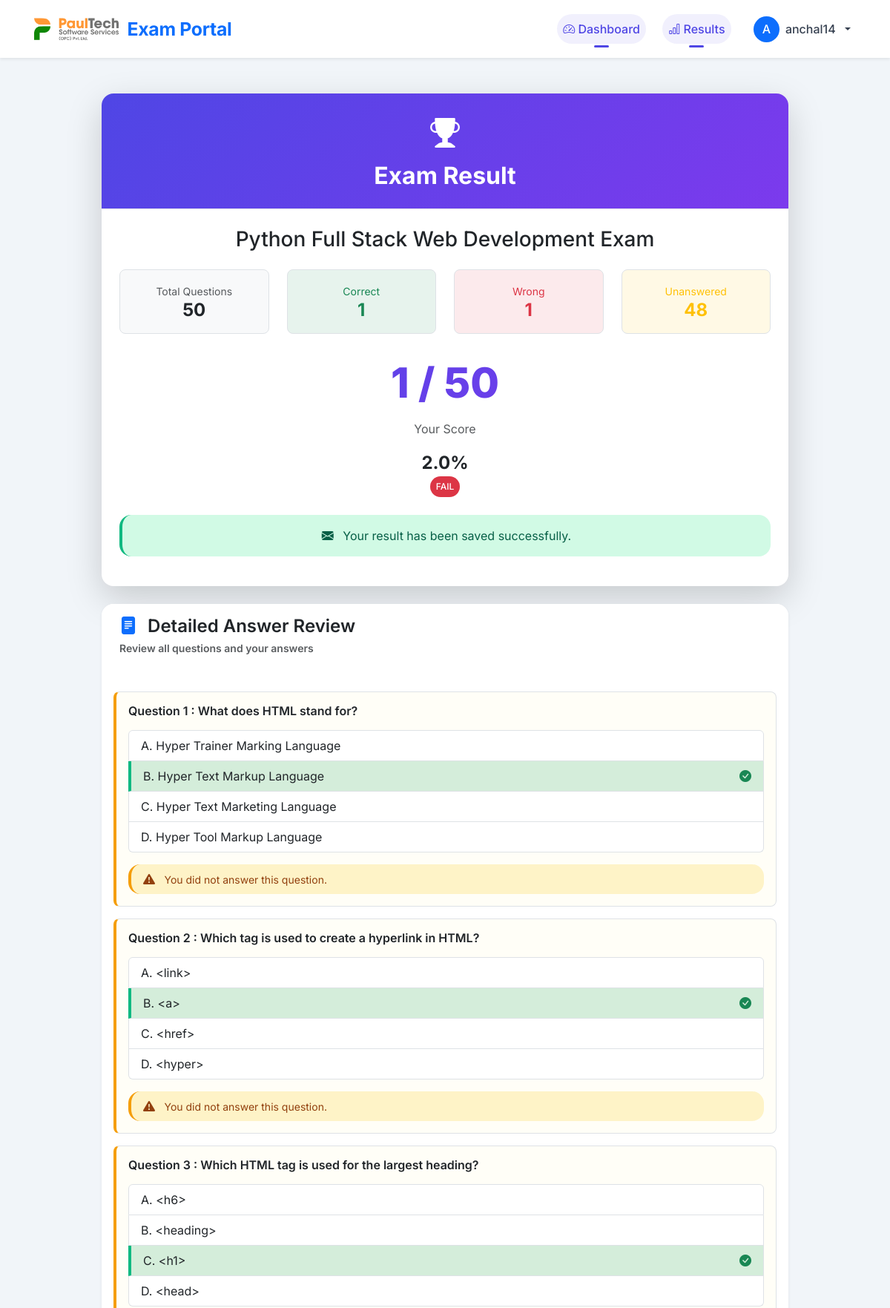
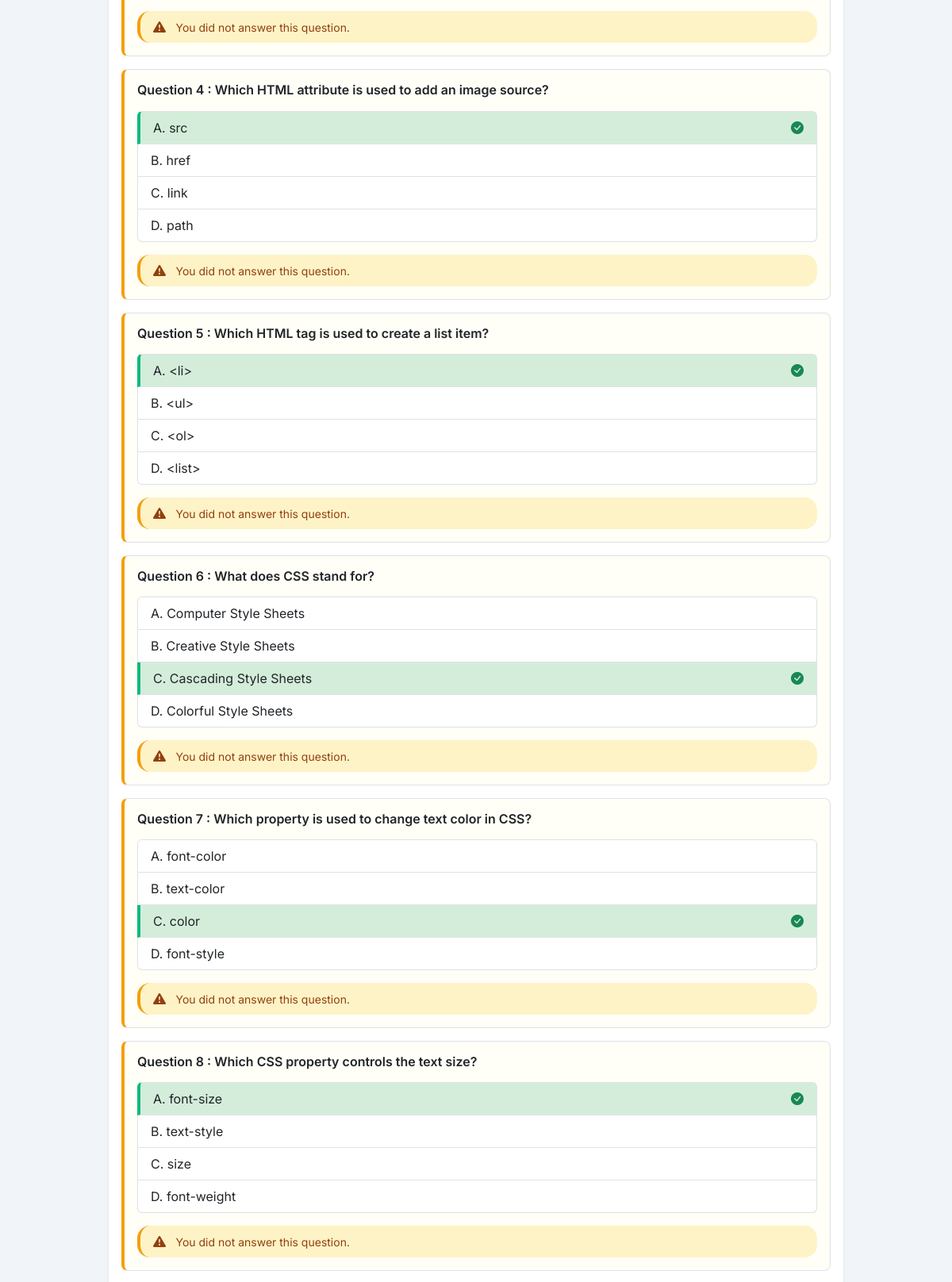
The app's page /result/ (signed in, upper part) with its own data (2 pictures, top to bottom).
### exams/models.py (models this page shows, shortened)
class Student(models.Model):
    username = models.CharField(max_length=100, unique=True)
    password = models.CharField(max_length=100)
    full_name = models.CharField(max_length=200)
    DOMAIN_CHOICES = [
        ("PHP Full Stack Web Development", "PHP Full Stack Web Development"),
        ("Python Full Stack Web Development", "Python Full Stack Web Development"),
        ("Java Full Stack Web Development", "Java Full Stack Web Development"),
        ("MERN Stack Development", "MERN Stack Development"),
        ("MEAN Stack Development", "MEAN Stack Development"),
        ("Data Analytics", "Data Analytics"),
        ("Cloud Computing", "Cloud Computing"),
        ("Artificial Intelligence / Machine Learning", "Artificial Intelligence / Machine Learning"),
    ]
    domain = models.CharField(max_length=200, choices=DOMAIN_CHOICES)
    created_at = models.DateTimeField(auto_now_add=True)

class ExamResult(models.Model):
    student = models.ForeignKey(Student, on_delete=models.CASCADE)
    total_questions = models.IntegerField()
    correct_answers = models.IntegerField()
    wrong_answers = models.IntegerField()
    unanswered_answers = models.IntegerField(default=0)  # FIXED: Added this field
    score = models.FloatField()  # FIXED: Changed from IntegerField to FloatField for percentage
    exam_date = models.DateTimeField(auto_now_add=True)

class Question(models.Model):
    DOMAIN_CHOICES = [
        ("PHP Full Stack Web Development", "PHP Full Stack Web Development"),
        ("Python Full Stack Web Development", "Python Full Stack Web Development"),
        ("Java Full Stack Web Development", "Java Full Stack Web Development"),
        ("MERN Stack Development", "MERN Stack Development"),
        ("MEAN Stack Development", "MEAN Stack Development"),
        ("Data Analytics", "Data Analytics"),
        ("Cloud Computing", "Cloud Computing"),
        ("Artificial Intelligence / Machine Learning", "Artificial Intelligence / Machine Learning"),
    ]
    domain = models.CharField(max_length=200, choices=DOMAIN_CHOICES)
    question_text = models.TextField()
    option_a = models.CharField(max_length=500)
    option_b = models.CharField(max_length=500)
    option_c = models.CharField(max_length=500)
    option_d = models.CharField(max_length=500)
    correct_answer = models.CharField(
        max_length=1,
        choices=[
            ("A", "Option A"),
            ("B", "Option B"),
            ("C", "Option C"),
            ("D", "Option D"),
        ]
    )
    created_at = models.DateTimeField(auto_now_add=True)

### exams/views.py (the view, shortened to what this page needs)
# urls.py: path('result/', views.result_view, name='result'),
def result_view(request):
    student_id = request.session.get("student_id")
    if not student_id:
        return redirect("login")
    try:
        student = Student.objects.get(id=student_id)
    except Student.DoesNotExist:
        return redirect("login")
    result = ExamResult.objects.filter(student=student).order_by("-id").first()
    answers = StudentAnswer.objects.filter(student=student).select_related("question")
    results = []
    for ans in answers:
        selected = ans.selected_option
        if not selected or selected == "":
            status = "unanswered"
        elif selected.upper() == ans.question.correct_answer.upper():
            status = "correct"
        else:
            status = "wrong"
        results.append({
            "question": ans.question,
            "selected_option": selected,
            "status": status
        })
    return render(request, "result.html", {
        "result": result,
        "results": results,
        "total_questions": result.total_questions,
        "correct": result.correct_answers,
        "wrong": result.wrong_answers,
        "unanswered": result.unanswered_answers,
        "score": result.score,
        "student": student
    })

### templates/result.html (shortened to what this page needs)
{% load static %}
<!DOCTYPE html>
<html lang="en">
<head>
<link href="https://cdn.jsdelivr.net/npm/bootstrap@5.3.0/dist/css/bootstrap.min.css" rel="stylesheet">
<link rel="stylesheet" href="https://cdn.jsdelivr.net/npm/bootstrap-icons@1.11.3/font/bootstrap-icons.min.css">
<link rel="stylesheet" href="{% static 'css/style.css' %}">
</head>
<body>
<nav class="navbar navbar-expand-lg bg-white shadow-sm sticky-top">
<div class="container">
<a class="navbar-brand fw-bold d-flex align-items-center gap-2" href="{% url 'dashboard' %}">
<img src="{% static 'images/logo.png' %}" alt="PaulTech Exam Portal" height="35" class="d-inline-block align-middle">
<span class="text-primary">Exam Portal</span>
</a>
<div class="collapse navbar-collapse" id="navbarMain">
<ul class="navbar-nav ms-auto align-items-center gap-3">
<li class="nav-item">
<a class="nav-link active" href="{% url 'dashboard' %}">
<i class="bi bi-speedometer2"></i> Dashboard
</a>
</li>
<li class="nav-item">
<a class="nav-link" href="{% url 'result' %}">
<i class="bi bi-bar-chart"></i> Results
</a>
</li>
<li class="nav-item dropdown">
<a class="nav-link dropdown-toggle d-flex align-items-center gap-2" data-bs-toggle="dropdown">
<div class="bg-primary text-white rounded-circle d-flex align-items-center justify-content-center"
     style="width:35px;height:35px">
{{ student.username|first|upper }}
</div>
<span>{{ student.username }}</span>
</a>
</li>
</ul>
</div>
</div>
</nav>
<main class="py-5">
<div class="container">
<div class="row">
<div class="col-lg-10 mx-auto">
{% if total_questions == 0 or not result %}
<div class="alert alert-info text-center">
<i class="bi bi-info-circle-fill fs-1"></i>
<h3 class="mt-3">No Exam Result Found</h3>
<p>You haven't taken any exam yet.</p>
<a href="{% url 'dashboard' %}" class="btn btn-primary mt-3">
Go to Dashboard
</a>
</div>
{% else %}
<div id="resultContent">
<div class="card border-0 shadow-lg rounded-4 overflow-hidden mb-4">
<div class="card-header bg-gradient-primary text-white py-4 text-center">
<i class="bi bi-trophy-fill fs-1"></i>
<h2 class="fw-bold mb-0 mt-2">
Exam Result
</h2>
</div>
<div class="card-body p-4">
<h3 class="mb-4 text-center">
{{ result.student.domain }} Exam
</h3>
<div class="row g-4 mb-4">
<div class="col-md-3 col-6">
<div class="border rounded-3 p-3 text-center bg-light">
<small class="text-muted">Total Questions</small>
<h4 class="mb-0 fw-bold">{{ total_questions }}</h4>
</div>
</div>
<div class="col-md-3 col-6">
<div class="border rounded-3 p-3 text-center bg-success bg-opacity-10">
<small class="text-success">Correct</small>
<h4 class="mb-0 fw-bold text-success">{{ correct }}</h4>
</div>
</div>
<div class="col-md-3 col-6">
<div class="border rounded-3 p-3 text-center bg-danger bg-opacity-10">
<small class="text-danger">Wrong</small>
<h4 class="mb-0 fw-bold text-danger">{{ wrong }}</h4>
</div>
</div>
<div class="col-md-3 col-6">
<div class="border rounded-3 p-3 text-center bg-warning bg-opacity-10">
<small class="text-warning">Unanswered</small>
<h4 class="mb-0 fw-bold text-warning">{{ unanswered }}</h4>
</div>
</div>
</div>
<div class="text-center my-4">
<div class="result-score">
</div>
<p class="text-muted mt-2">Your Score</p>
<div class="mt-2 fs-4 fw-bold">
{{ score }}%
</div>
{% if score >= 40 %}
<div class="badge bg-success p-2">PASS</div>
{% else %}
<div class="badge bg-danger p-2">FAIL</div>
{% endif %}
</div>
<div class="alert alert-success text-center">
<i class="bi bi-envelope-fill me-2"></i>
Your result has been saved successfully.
</div>
</div>
</div>
<div class="card border-0 shadow-sm rounded-4 overflow-hidden">
<div class="card-header bg-white border-0 py-3">
<h4 class="fw-semibold mb-0">
<i class="bi bi-file-text-fill me-2 text-primary"></i>
Detailed Answer Review
</h4>
<p class="text-muted small mt-1">
Review all questions and your answers
</p>
</div>
<div class="card-body p-3">
{% for item in results %}
<div class="border rounded-3 p-3 mb-3 result-item result-item-{{ item.status }}">
<h6 class="fw-semibold mb-3">
Question {{ forloop.counter }} :
{{ item.question.question_text }}
</h6>
<ul class="list-group">
<li class="list-group-item
{% if item.question.correct_answer == 'A' %} correct-option {% endif %}
{% if item.selected_option == 'A' and item.selected_option != item.question.correct_answer %} wrong-option {% endif %}">
A. {{ item.question.option_a }}
{% if item.question.correct_answer == 'A' %}
<i class="bi bi-check-circle-fill text-success float-end"></i>
{% endif %}
</li>
<li class="list-group-item
{% if item.question.correct_answer == 'B' %} correct-option {% endif %}
{% if item.selected_option == 'B' and item.selected_option != item.question.correct_answer %} wrong-option {% endif %}">
B. {{ item.question.option_b }}
{% if item.question.correct_answer == 'B' %}
<i class="bi bi-check-circle-fill text-success float-end"></i>
{% endif %}
</li>
<li class="list-group-item
{% if item.question.correct_answer == 'C' %} correct-option {% endif %}
{% if item.selected_option == 'C' and item.selected_option != item.question.correct_answer %} wrong-option {% endif %}">
C. {{ item.question.option_c }}
{% if item.question.correct_answer == 'C' %}
<i class="bi bi-check-circle-fill text-success float-end"></i>
{% endif %}
</li>
<li class="list-group-item
{% if item.selected_option == 'D' and item.selected_option != item.question.correct_answer %} wrong-option {% endif %}">
D. {{ item.question.option_d }}
</li>
</ul>
{% if item.selected_option == "" or item.selected_option == None %}
<div class="alert alert-warning mt-3 mb-0 py-2">
<i class="bi bi-exclamation-triangle-fill me-2"></i>
<small>You did not answer this question.</small>
</div>
{% elif item.selected_option != item.question.correct_answer %}
<div class="alert alert-info mt-3 mb-0 py-2">
<i class="bi bi-lightbulb-fill me-2"></i>
<small>Correct answer is option {{ item.question.correct_answer }}.</small>
</div>
{% endif %}
</div>
{% endfor %}
</div>
</div>
</div>
{% endif %}
</div>
</div>
</div>
</main>
</body>
</html>

### static/css/style.css (style rules this page uses)
:root { --primary: #4f46e5; --primary-dark: #4338ca; --primary-light: #818cf8; --primary-gradient: linear-gradient(135deg, #4f46e5 0%, #7c3aed 100%); --secondary: #6c757d; --success: #10b981; --warning: #f59e0b; --danger: #ef4444; --info: #3b82f6; --dark: #1e293b; --light-bg: #f8fafc; --white: #ffffff; --gray-50: #f9fafb; --gray-100: #f3f4f6; --gray-200: #e5e7eb; --gray-300: #d1d5db; --gray-400: #9ca3af; --gray-500: #6b7280; --gray-600: #4b5563; --gray-700: #374151; --gray-800: #1f2937; --gray-900: #111827; --card-shadow: 0 25px 50px -12px rgba(0, 0, 0, 0.25); --hover-shadow: 0 35px 60px -15px rgba(0, 0, 0, 0.3); --border-radius-sm: 0.75rem; --border-radius-md: 1rem; --border-radius-lg: 1.25rem; --border-radius-xl: 1.5rem; --border-radius-2xl: 2rem; --transition-fast: 0.2s ease; --transition-base: 0.3s ease; --transition-slow: 0.4s ease; }
* { margin: 0; padding: 0; box-sizing: border-box; }
body { font-family: 'Inter', -apple-system, BlinkMacSystemFont, 'Segoe UI', Roboto, Helvetica, Arial, sans-serif; background-color: #f1f5f9; color: var(--gray-800); line-height: 1.5; overflow-x: hidden; }
.navbar { background: rgba(255, 255, 255, 0.98) !important; backdrop-filter: blur(8px); box-shadow: 0 1px 2px rgba(0, 0, 0, 0.03), 0 2px 6px rgba(0, 0, 0, 0.05); padding: 0.85rem 0; transition: all var(--transition-base); }
.navbar-brand { font-weight: 800; font-size: 1.55rem; letter-spacing: -0.3px; transition: transform var(--transition-fast); display: flex; align-items: center; }
.nav-link { font-weight: 500; margin: 0 0.2rem; border-radius: 40px; transition: all var(--transition-fast); color: var(--gray-700) !important; position: relative; }
.nav-link:hover, .nav-link.active { color: var(--primary) !important; background-color: rgba(79, 70, 229, 0.08); }
.nav-link.active::after { content: ''; position: absolute; bottom: -5px; left: 50%; transform: translateX(-50%); width: 20px; height: 3px; background: var(--primary); border-radius: 3px; }
.card { border: none; border-radius: var(--border-radius-lg); background: var(--white); transition: all var(--transition-base); box-shadow: 0 20px 35px -12px rgba(0, 0, 0, 0.08); overflow: hidden; }
.card-header { background: var(--white); border-bottom: 1px solid var(--gray-200); padding: 1.25rem 1.5rem; font-weight: 600; }
.card-body { padding: 1.5rem; }
.result-score { font-size: 3.5rem; font-weight: 800; background: var(--primary-gradient); -webkit-background-clip: text; background-clip: text; color: transparent; }
.bg-gradient-primary { background: var(--primary-gradient); }
.result-item { transition: all 0.3s ease; }
.result-item-unanswered { border-left: 4px solid var(--warning) !important; background-color: #fffef7; }
.correct-option { background-color: #d4edda !important; border-left: 4px solid var(--success) !important; position: relative; }
.alert { border-radius: var(--border-radius-md); border: none; }
.alert-warning { background-color: #fef3c7; color: #92400e; border-left: 4px solid var(--warning); }
.alert-success { background-color: #d1fae5; color: #065f46; border-left: 4px solid var(--success); }
.badge { font-weight: 500; padding: 0.35rem 0.85rem; border-radius: 40px; }
@media (min-width: 1200px) { .container { max-width: 1140px; } }
.card, .welcome-banner, .question-container { animation: fadeInUp 0.5s ease-out; }
html { scroll-behavior: smooth; }

### records on screen
Student: username|first "A", username "anchal14"
ExamResult: student.domain "Python Full Stack Web Development", score "2.0"
Question: question.question_text "What does HTML stand for?", question.option_a "Hyper Trainer Marking Language", question.option_b "Hyper Text Markup Language", question.option_c "Hyper Text Marketing Language", question.option_d "Hyper Tool Markup Language"
Question: question.question_text "Which tag is used to create a hyperlink in HTML?", question.option_a "<link>", question.option_b "<a>", question.option_c "<href>", question.option_d "<hyper>"
Question: question.question_text "Which HTML tag is used for the largest heading?", question.option_a "<h6>", question.option_b "<heading>", question.option_c "<h1>", question.option_d "<head>"
Question: question.question_text "Which HTML attribute is used to add an image source?", question.option_a "src", question.option_b "href", question.option_c "link", question.option_d "path"
Question: question.question_text "Which HTML tag is used to create a list item?", question.option_a "<li>", question.option_b "<ul>", question.option_c "<ol>", question.option_d "<list>"
Question: question.question_text "What does CSS stand for?", question.option_a "Computer Style Sheets", question.option_b "Creative Style Sheets", question.option_c "Cascading Style Sheets", question.option_d "Colorful Style Sheets"
Question: question.question_text "Which property is used to change text color in CSS?", question.option_a "font-color", question.option_b "text-color", question.option_c "color", question.option_d "font-style"
Question: question.question_text "Which CSS property controls the text size?", question.option_a "font-size", question.option_b "text-style", question.option_c "size", question.option_d "font-weight"

### other values on screen
{{ total_questions }} "50"
{{ correct }} "1"
{{ wrong }} "1"
{{ unanswered }} "48"
